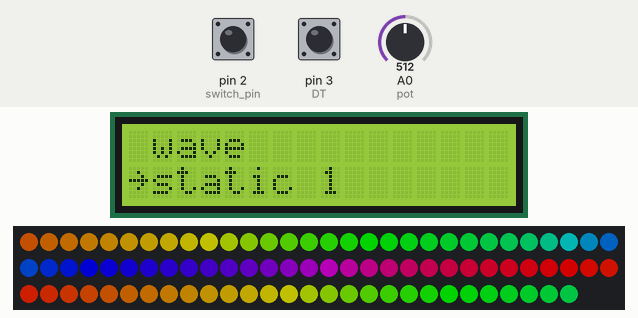
Simulated run of this sketch. Board: Arduino Uno, built with avr-gcc and run on an emulated ATmega328P. Parts: 16×2 character LCD, 88 RGB LEDs in strip order, left to right, continuing on the next row. Inputs (shaded band) come from the test bench; at power-on: A0 (pot) = 512, pin 2 (switch_pin) HIGH, pin 3 (DT) HIGH. Dim RGB values are drawn brighter than linear; what the sketch prints to the serial monitor is not drawn.

Above: at 1.2 s.
1.3 s: A0 (pot) set to 87
At 1.74 s:
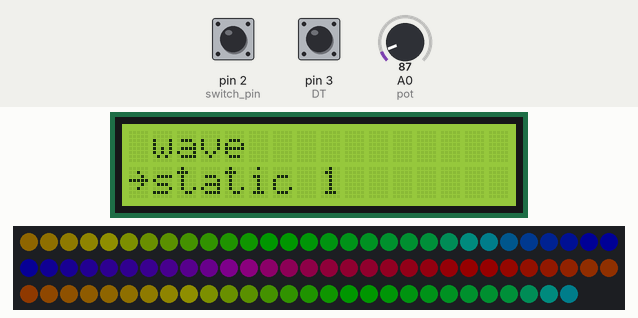
3.0 s: A0 (pot) set to 72
At 3.6 s:
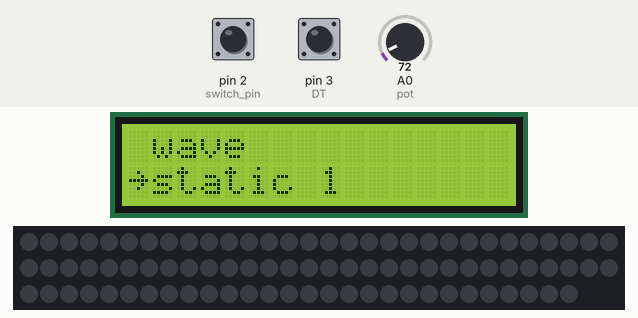
6.0 s: pin 2 (switch_pin) pulled LOW for 0.15 s
At 7.3 s:
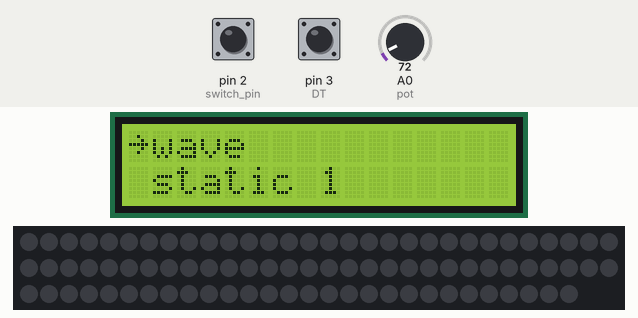
7.6 s: A0 (pot) set to 122
At 7.8 s:
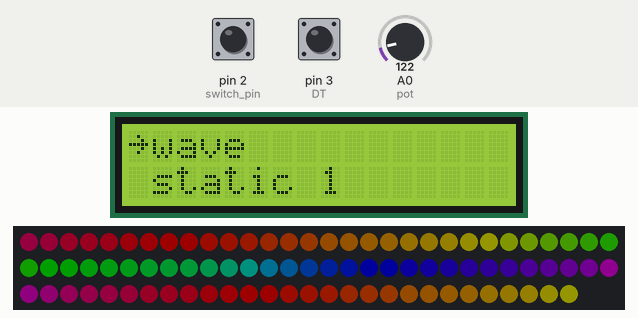
10.0 s: pin 2 (switch_pin) pulled LOW for 1 s
At 11.41 s:
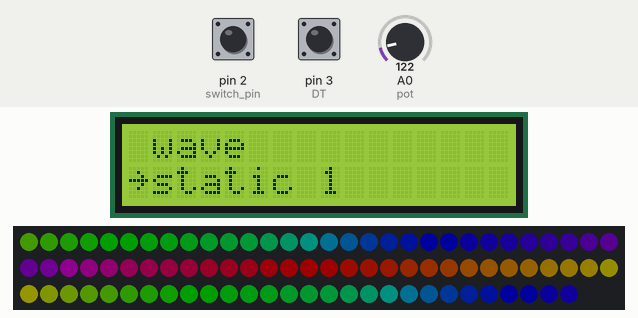
11.6 s: pin 2 (switch_pin) pulled LOW for 0.15 s
At 12.01 s:
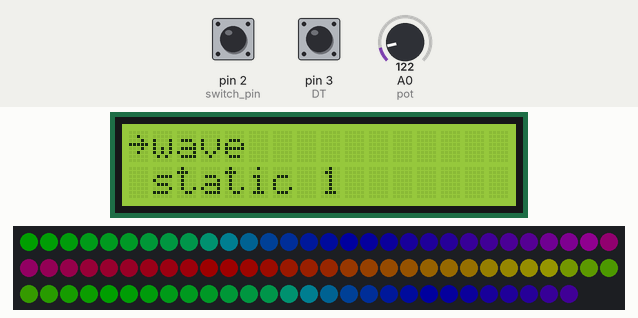

The sketch:

lcd_2.ino
```cpp
#include <Wire.h>
#include <LCD.h>
#include <LiquidCrystal_I2C.h>

//uncoment for serial debuing
#define SERIAL_DEBUG

#define pot A0 //brightnes pot

#define DT 3 //pin for rot encoder
#define CLK 4 //pin for rot encoder

unsigned short int encoder0POS = 0; //value for rot encoder mode A
unsigned short int encoder1POS = 0; //value for rot encoder mode B

int encoder0PinALast = LOW;

#define switch_pin  2// pin

#define I2C_ADDR 0x27  // Define I2C Address where the PCF8574A is
#define BACKLIGHT_PIN 3
#define En_pin 2
#define Rw_pin 1
#define Rs_pin 0
#define D4_pin 4
#define D5_pin 5
#define D6_pin 6
#define D7_pin 7

String programs[] = {"wave", "static", "rainbow", "droplets", "random"};
/*                     |        |          |          |           |
                       |        |          |          |           \---*/ String modes_4[] = {"1", "2", "3", "4", "5"}; /*
                       |        |          |          |
                       |        |          |          \--- */ String mode_3[] = {"mono cromatic", "colourful", "rising", "dense", "sparse"}; /*
                       |        |          |
                       |        |          \--- */ String mode_2[] = {"pulse", "vertical", "horizontal", "whole colour", "random"}; /*
                       |        |
                       |        \---- */ String mode_1[] = {"red", "green", "blue", "purple", "yellow"}; /*
                       |
                       \---- */ String mode_0[] = {"static 1", "static 2", "moveing 1", "moving 2", "moving 3"}; /*

*/
#define numprograms 5


//uint8_t retarrow[8] = {0x1, 0x1, 0x5, 0x9, 0x1f, 0x8, 0x4};

LiquidCrystal_I2C lcd(I2C_ADDR, En_pin, Rw_pin, Rs_pin, D4_pin, D5_pin, D6_pin, D7_pin);

volatile bool turndetected;
volatile bool up;

void encoderisr ()  {
  turndetected = true;
  up = (digitalRead(CLK) == digitalRead(DT));
}

volatile bool switchstate = false;

void switchisr ()  {

  if (switchstate == true){
    switchstate = false;
  }else{
    switchstate = true;
  }
}
//get value from pot and map to 8 bit value (0 -> 255)
void setup() {

  setupLED(); //run all setup for fast LED

  pinMode(CLK, INPUT);
  pinMode(DT, INPUT);

  pinMode(switch_pin, INPUT_PULLUP);
  pinMode(pot, INPUT); //declare brihgtnes pot as input

  lcd.begin(16, 2); //begin LCD

  // Switch on the backlight
  lcd.setBacklightPin(BACKLIGHT_PIN, POSITIVE);
  lcd.setBacklight(HIGH);
  lcd.home();  // go home

  #if defined(SERIAL_DEBUG)
    Serial.begin(9600); //begin serial comunication at 57600 baud
  #endif

  attachInterrupt (digitalPinToInterrupt(3),encoderisr,FALLING); //rotary encoder isr
  attachInterrupt (digitalPinToInterrupt(2),switchisr,RISING); //switch isr

}

void loop() {
  encoderREFRESH(); //refresh encder
  lcdREFRESH(); //refresh lcd

  lcd.print(programs[encoder0POS % numprograms]);

  lcd.setCursor(1, 1);

  switch(encoder0POS % numprograms){
    case 0://wave
      wave_animation(encoder1POS % numprograms); //if mode = wave ->  run wave function with option as pram and update lcd
      break;
    case 1://static
      static_animation(encoder1POS % numprograms); //if mode = static -> run static function with option as pram and update lcd
      break;
    case 2:
      //static_animation(encoder1POS % numprograms); //if mode = static, run static function with option as pram
      lcd.print(mode_2[encoder1POS % numprograms]);//update lcd
      break;
    case 3:
      //static_animation(encoder1POS % numprograms); //if mode = static, run static function with option as pram
      lcd.print(mode_2[encoder1POS % numprograms]);//update lcd
      break;
    case 4:
      //static_animation(encoder1POS % numprograms); //if mode = static, run static function with option as pram
      lcd.print(mode_3[encoder1POS % numprograms]);//update lcd
      break;
  }

  updateBrightnes(); //update brightnes from pot

  delay(10); //relay to prevent lcd flicker from onstannt refresh

}
```

B_FASTLED.ino
```cpp
#include <FastLED.h> //include fastled.h

#define NUM_LEDS 88 //number of LEDS in stop
#define DATA_PIN 8 //pin led strip is connected to

#define rows 11
#define coloums 8

CRGB leds[NUM_LEDS];

void setupLED() {
  LEDS.addLeds<WS2812B,DATA_PIN,GRB>(leds,NUM_LEDS);
  LEDS.setBrightness(255);
}

void updateBrightnes(){
  int readval = map(analogRead(pot), 0, 1023, 0, 255); //get value from pot and map to 8 bit value (0 -> 255)
  if(readval < 20){ //if less than 20 turn off to prevent flicker
    LEDS.setBrightness(0);
  }else{
   LEDS.setBrightness(readval); //set to maped 8 bit value
  }
  #if defined(SERIAL_DEBUG)
    Serial.println("BRIGHTNES UPDATES");
  #endif
}
```

C_REFRESH.ino
```cpp
void encoderREFRESH(){ //function to update encoder
  if (turndetected) {//if isr flag is set
    if(switchstate){//if in mode 1
      if (up) {
        encoder0POS++;
      } else {
        encoder0POS--;
      }
    }else{//mode 2
      if (up) {
        encoder1POS++;
      } else {
        encoder1POS--;
      }
    }
    turndetected = false; //rest isr flag

    #if defined(SERIAL_DEBUG)
      Serial.println("ENCODER REFRESHED");
    #endif
  }
}//end encoderREFRESH

void lcdREFRESH(){
  lcd.clear(); //refresh lcd

  if(switchstate){ //button mode
    lcd.setCursor(0, 0);
    lcd.write(126);
  }else{
    lcd.setCursor(0, 1);
    lcd.write(126);
  }
  lcd.setCursor(1, 0);// set lcd to "home"

}
```

D_WAVE.ino
```cpp
  float hue = 1;
  float incrment_hue = 1;
  int hue_delta = 4;

  CRGB temp[88]; //aray for diffrent modes

void wave_animation(int pram){

  lcd.print(mode_0[encoder1POS % numprograms]);//update lcd
  Serial.print(mode_0[encoder1POS % numprograms]);

  switch(pram){
    case 0: //static 1
      fill_rainbow(leds, NUM_LEDS, hue, hue_delta);
      hue = hue + incrment_hue;
      break;
    case 1://static 2
      //setall(20, 0, 0);
      fill_rainbow(temp, 80, hue, 1);
      hue = hue + incrment_hue;
      for(int n=0; n < 8; n++){
        for (int i=0; i < rows; i++){
          leds[(i*8)+n] = temp[i*n];
          }
      }
      Serial.println(hue);

      break;
    case 2: //moving 1
      //setall(70, 40, 255);
      break;
    case 3: //moving 2
      //setall(210, 40, 255);
      break;
    case 4://moving 3
      ///setall(200, 255, 10);
      break;
    default://default -> white
      setall(255, 255, 255);
      break;
  }//end switch

  FastLED.show(); //update LEDs
}
```

E_STATIC.ino
```cpp
void static_animation(int pram){
  lcd.print(mode_1[encoder1POS % numprograms]);//update lcd
  switch(pram){ //small amounts of other colours mixed in to some coluors to make them look nicer
    case 0://red
      setall(255, 10, 50);
      break;
    case 1://Green
      setall(70, 225, 40);
      break;
    case 2://Blue
      setall(70, 40, 255);
      break;
    case 3://Purple
      setall(210, 40, 255);
      break;
    case 4://Yelllow
      setall(200, 255, 10);
      break;
    default://default -> white
      setall(255, 255, 255);
      break;
  }//end switch

  FastLED.show(); //update LEDs
}

void setall(int r, int g, int b){
  for(int i = 0; i < NUM_LEDS; i++) {
    leds[i] = CRGB(r,g,b);
  }
}
```

Measured:
- the behaviour switches between 81 and 80 on A0 (pot) (found by bisection; images 1 and 2)
- after the input at 6.0 s, the display: changes after 0.18 s (image 3)
- after the input at 10.0 s, the display: first differs from a run without the input after 1.3 s (image 5)
- after the input at 11.6 s, the display: changes after 0.26 s (image 6)
